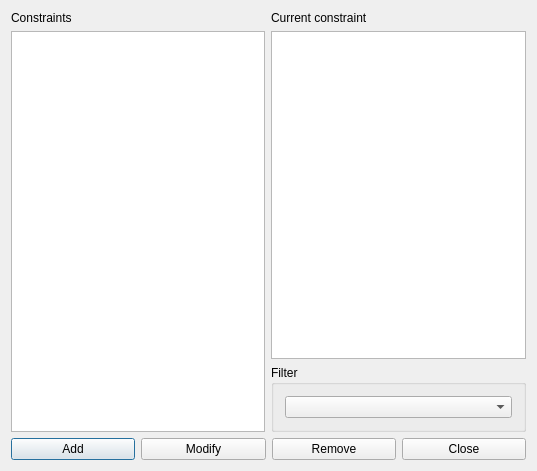
<?xml version="1.0" encoding="UTF-8"?>
<ui version="4.0">
 <class>ConstraintStudentsSetEarlyMaxBeginningsAtSecondHourForm_template</class>
 <widget class="QDialog" name="ConstraintStudentsSetEarlyMaxBeginningsAtSecondHourForm_template">
  <property name="geometry">
   <rect>
    <x>0</x>
    <y>0</y>
    <width>537</width>
    <height>471</height>
   </rect>
  </property>
  <property name="windowTitle">
   <string extracomment="This is the title of the dialog to see the list of all constraints of this type">Constraints students set early max beginnings at second hour</string>
  </property>
  <layout class="QGridLayout" name="gridLayout_3">
   <item row="0" column="0" rowspan="2">
    <layout class="QVBoxLayout" name="verticalLayout">
     <item>
      <widget class="QLabel" name="constraintsTextLabel">
       <property name="frameShape">
        <enum>QFrame::NoFrame</enum>
       </property>
       <property name="frameShadow">
        <enum>QFrame::Plain</enum>
       </property>
       <property name="text">
        <string>Constraints</string>
       </property>
       <property name="wordWrap">
        <bool>false</bool>
       </property>
      </widget>
     </item>
     <item>
      <widget class="QListWidget" name="constraintsListWidget"/>
     </item>
    </layout>
   </item>
   <item row="0" column="1">
    <layout class="QVBoxLayout" name="verticalLayout_2">
     <item>
      <widget class="QLabel" name="currentConstraintTextLabel">
       <property name="text">
        <string>Current constraint</string>
       </property>
       <property name="wordWrap">
        <bool>false</bool>
       </property>
      </widget>
     </item>
     <item>
      <widget class="QPlainTextEdit" name="currentConstraintTextEdit"/>
     </item>
    </layout>
   </item>
   <item row="1" column="1">
    <widget class="QGroupBox" name="filterGroupBox">
     <property name="title">
      <string>Filter</string>
     </property>
     <layout class="QGridLayout" name="gridLayout_2">
      <item row="0" column="0">
       <widget class="QComboBox" name="studentsComboBox"/>
      </item>
     </layout>
    </widget>
   </item>
   <item row="2" column="0" colspan="2">
    <layout class="QGridLayout" name="gridLayout">
     <item row="0" column="0">
      <widget class="QPushButton" name="addConstraintPushButton">
       <property name="text">
        <string>Add</string>
       </property>
      </widget>
     </item>
     <item row="0" column="1">
      <widget class="QPushButton" name="modifyConstraintPushButton">
       <property name="text">
        <string>Modify</string>
       </property>
      </widget>
     </item>
     <item row="0" column="2">
      <widget class="QPushButton" name="removeConstraintPushButton">
       <property name="text">
        <string>Remove</string>
       </property>
      </widget>
     </item>
     <item row="0" column="3">
      <widget class="QPushButton" name="closePushButton">
       <property name="text">
        <string>Close</string>
       </property>
      </widget>
     </item>
    </layout>
   </item>
  </layout>
 </widget>
 <layoutdefault spacing="6" margin="11"/>
 <resources/>
 <connections/>
</ui>
